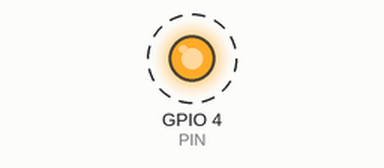
The program below on a simulated Raspberry Pi (BCM pin numbers). Shown: output pins drawn as LEDs (lit = HIGH). Dashed ring = blinking.

Above: at 0.5 s.
Timing chart, 0 to 4.6 s (numbered marks = the images above):
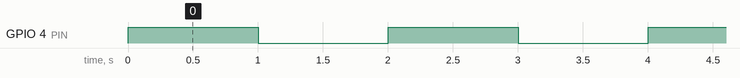

Measured:
- by itself, GPIO 4 (PIN): alternates HIGH for 1.0 s and LOW for 1.0 s

The program:

gpio_control_example.py
```python
import RPi.GPIO as GPIO #use GPIO from RPi.GPIO when running on actual Raspberry Pi.
#from EmulatorGUI import GPIO #use GPIO from EmulatorGUI when not running on Raspberry Pi (https://sourceforge.net/projects/pi-gpio-emulator/).

import time

GPIO.setmode (GPIO.BCM)
PIN = 4

GPIO.setup(PIN,GPIO.OUT)

while True:
  GPIO.output(PIN,True)
  time.sleep(1)
  GPIO.output(PIN,False)
  time.sleep(1)
```
